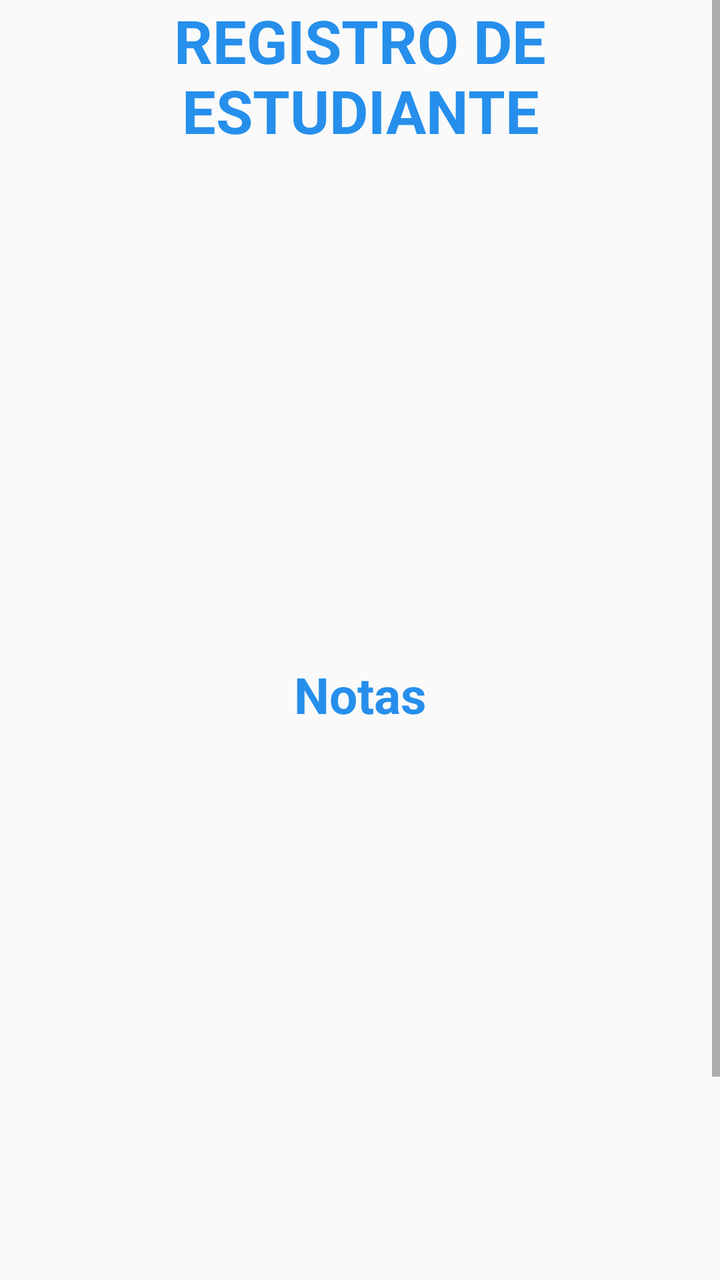
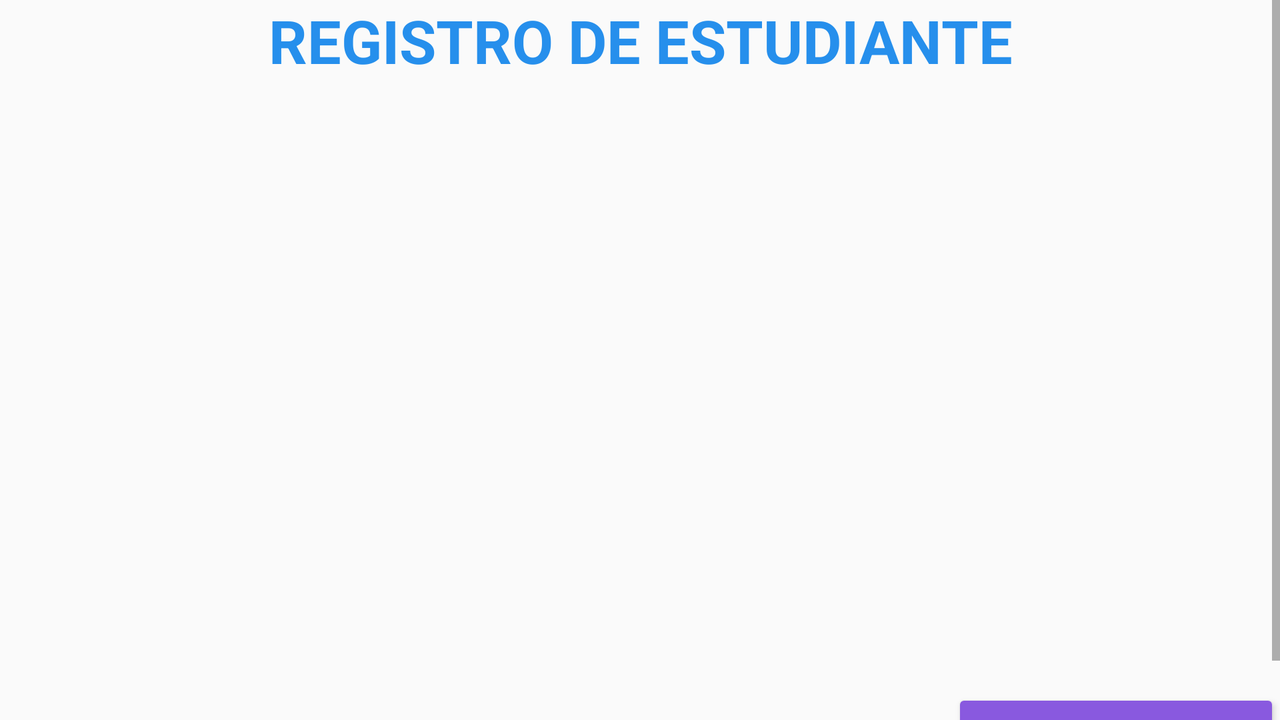

First picture: res/layout/ on a phone held upright. Second picture: the repository's own variant of that layout, on a device whose configuration matches the variant's folder. Source for both follows.
<!-- AndroidManifest.xml: application theme Theme.Saltamontes -->
<!-- res/layout/activity_resultados.xml -->
<?xml version="1.0" encoding="utf-8"?>
<LinearLayout xmlns:android="http://schemas.android.com/apk/res/android"
    xmlns:app="http://schemas.android.com/apk/res-auto"
    xmlns:tools="http://schemas.android.com/tools"
    android:layout_width="match_parent"
    android:layout_height="match_parent"
    android:orientation="vertical"
    tools:context=".ResultadosActivity">

    <ScrollView
        android:layout_width="match_parent"
        android:layout_height="match_parent">

        <LinearLayout
            android:layout_width="match_parent"
            android:layout_height="match_parent"
            android:orientation="vertical">

            <TextView
                android:id="@+id/textView"
                android:layout_width="match_parent"
                android:layout_height="wrap_content"
                android:text="REGISTRO DE ESTUDIANTE"
                android:textAlignment="center"
                android:textColor="#268FEC"
                android:textSize="30dp"
                android:textStyle="bold" />
            <TextView
                android:id="@+id/mostrarNombre"
                android:layout_marginTop="20dp"
                android:layout_width="match_parent"
                android:layout_height="wrap_content"
                android:text=""
                android:textAlignment="center"
                android:textSize="20dp"
                android:textStyle="bold"
                />

            <TextView
                android:id="@+id/mostrarDocumento"
                android:layout_marginTop="20dp"
                android:layout_width="match_parent"
                android:layout_height="wrap_content"
                android:text=""
                android:textAlignment="center"
                android:textSize="20dp"
                android:textStyle="bold"
                />

            <TextView
                android:id="@+id/mostrarTelefono"
                android:layout_marginTop="20dp"
                android:layout_width="match_parent"
                android:layout_height="wrap_content"
                android:text=""
                android:textAlignment="center"
                android:textSize="20dp"
                android:textStyle="bold"
                />

            <TextView
                android:id="@+id/mostrarEdad"
                android:layout_marginTop="20dp"
                android:layout_width="match_parent"
                android:layout_height="wrap_content"
                android:text=""
                android:textAlignment="center"
                android:textSize="20dp"
                android:textStyle="bold"
                />

            <TextView
                android:id="@+id/mostrarDireccion"
                android:layout_marginTop="20dp"
                android:layout_width="match_parent"
                android:layout_height="wrap_content"
                android:text=""
                android:textAlignment="center"
                android:textSize="20dp"
                android:textStyle="bold"
                />

            <TextView
                android:id="@+id/textNotas"
                android:layout_width="match_parent"
                android:layout_height="wrap_content"
                android:layout_marginTop="20dp"
                android:layout_marginBottom="20dp"
                android:text="@string/Notas"
                android:textAlignment="center"
                android:textColor="#268FEC"
                android:textSize="25dp"
                android:textStyle="bold" />

            <LinearLayout
                android:layout_width="match_parent"
                android:layout_height="wrap_content"
                android:orientation="horizontal"
                android:layout_marginBottom="20dp">

                <TextView
                    android:id="@+id/mostrarMateria1"
                    android:layout_width="wrap_content"
                    android:layout_height="wrap_content"
                    android:layout_weight="1"
                    android:text=""
                    android:textAlignment="center"
                    android:textSize="20dp"
                    android:textStyle="bold" />

                <TextView
                    android:id="@+id/mostrarNota1"
                    android:layout_width="wrap_content"
                    android:layout_height="wrap_content"
                    android:layout_weight="1"
                    android:textAlignment="center"
                    android:textSize="20dp"
                    android:textStyle="bold" />
            </LinearLayout>
            <LinearLayout
                android:layout_width="match_parent"
                android:layout_height="wrap_content"
                android:orientation="horizontal"
                android:layout_marginBottom="20dp">

                <TextView
                    android:id="@+id/mostrarMateria2"
                    android:layout_width="wrap_content"
                    android:layout_height="wrap_content"
                    android:layout_weight="1"
                    android:text=""
                    android:textAlignment="center"
                    android:textSize="20dp"
                    android:textStyle="bold" />

                <TextView
                    android:id="@+id/mostrarNota2"
                    android:layout_width="wrap_content"
                    android:layout_height="wrap_content"
                    android:layout_weight="1"
                    android:textAlignment="center"
                    android:textSize="20dp"
                    android:textStyle="bold" />
            </LinearLayout>
            <LinearLayout
                android:layout_width="match_parent"
                android:layout_height="wrap_content"
                android:orientation="horizontal"
                android:layout_marginBottom="20dp">

                <TextView
                    android:id="@+id/mostrarMateria3"
                    android:layout_width="wrap_content"
                    android:layout_height="wrap_content"
                    android:layout_weight="1"
                    android:text=""
                    android:textAlignment="center"
                    android:textSize="20dp"
                    android:textStyle="bold" />

                <TextView
                    android:id="@+id/mostrarNota3"
                    android:layout_width="wrap_content"
                    android:layout_height="wrap_content"
                    android:layout_weight="1"
                    android:textAlignment="center"
                    android:textSize="20dp"
                    android:textStyle="bold" />
            </LinearLayout>
            <LinearLayout
                android:layout_width="match_parent"
                android:layout_height="wrap_content"
                android:orientation="horizontal"
                android:layout_marginBottom="20dp">

                <TextView
                    android:id="@+id/mostrarMateria4"
                    android:layout_width="wrap_content"
                    android:layout_height="wrap_content"
                    android:layout_weight="1"
                    android:text=""
                    android:textAlignment="center"
                    android:textSize="20dp"
                    android:textStyle="bold" />

                <TextView
                    android:id="@+id/mostrarNota4"
                    android:layout_width="wrap_content"
                    android:layout_height="wrap_content"
                    android:layout_weight="1"
                    android:textAlignment="center"
                    android:textSize="20dp"
                    android:textStyle="bold" />
            </LinearLayout>
            <LinearLayout
                android:layout_width="match_parent"
                android:layout_height="wrap_content"
                android:orientation="horizontal"
                android:layout_marginBottom="20dp">

                <TextView
                    android:id="@+id/mostrarMateria5"
                    android:layout_width="wrap_content"
                    android:layout_height="wrap_content"
                    android:layout_weight="1"
                    android:text=""
                    android:textAlignment="center"
                    android:textSize="20dp"
                    android:textStyle="bold" />

                <TextView
                    android:id="@+id/mostrarNota5"
                    android:layout_width="wrap_content"
                    android:layout_height="wrap_content"
                    android:layout_weight="1"
                    android:textAlignment="center"
                    android:textSize="20dp"
                    android:textStyle="bold" />
            </LinearLayout>

            <TextView
                android:id="@+id/mostrarPromedio"
                android:layout_width="match_parent"
                android:layout_height="wrap_content"
                android:layout_marginTop="20dp"
                android:text=""
                android:textAlignment="center"
                android:textSize="20dp"
                android:textStyle="bold" />

            <TextView
                android:id="@+id/mostrarResultado"
                android:layout_marginTop="20dp"
                android:layout_width="match_parent"
                android:layout_height="wrap_content"
                android:text=""
                android:textAlignment="center"
                android:textSize="20dp"
                android:textStyle="bold"
                />

            <Button
                android:id="@+id/btn_salirRes"
                android:layout_width="180dp"
                android:layout_height="wrap_content"
                android:layout_gravity="end"
                android:backgroundTint="#8959DF"
                android:text="Salir" />
        </LinearLayout>
    </ScrollView>

</LinearLayout>
<!-- resources referenced by this layout -->
<resources>
  <string name="Notas">Notas</string>
  <style name="Theme.Saltamontes" parent="Theme.AppCompat.Light.NoActionBar">
          
          <item name="colorPrimary">@color/purple_500</item>
          <item name="colorPrimaryVariant">@color/purple_700</item>
          <item name="colorOnPrimary">@color/white</item>
          
          <item name="colorSecondary">@color/teal_200</item>
          <item name="colorSecondaryVariant">@color/teal_700</item>
          <item name="colorOnSecondary">@color/black</item>
          
          <item name="android:statusBarColor" tools:targetApi="l">?attr/colorPrimaryVariant</item>
          
      </style>
  <color name="purple_500">#00C853</color>
  <color name="purple_700">#02913E</color>
  <color name="white">#FFFFFFFF</color>
  <color name="teal_200">#64DD17</color>
  <color name="teal_700">#FF018786</color>
  <color name="black">#FF000000</color>
</resources>
<!-- res/layout-land/activity_resultados.xml (the repository's variant of the layout above) -->
<!-- drawn on the phone turned sideways -->
<?xml version="1.0" encoding="utf-8"?>
<LinearLayout xmlns:android="http://schemas.android.com/apk/res/android"
    xmlns:app="http://schemas.android.com/apk/res-auto"
    xmlns:tools="http://schemas.android.com/tools"
    android:layout_width="match_parent"
    android:layout_height="match_parent"
    android:orientation="vertical"
    tools:context=".ResultadosActivity">

    <ScrollView
        android:layout_width="match_parent"
        android:layout_height="match_parent">

        <LinearLayout
            android:layout_width="match_parent"
            android:layout_height="match_parent"
            android:orientation="vertical">

            <TextView
                android:id="@+id/textView"
                android:layout_width="match_parent"
                android:layout_height="wrap_content"
                android:text="REGISTRO DE ESTUDIANTE"
                android:textAlignment="center"
                android:textColor="#268FEC"
                android:textSize="30dp"
                android:textStyle="bold" />

            <LinearLayout
                android:layout_width="match_parent"
                android:layout_height="wrap_content"
                android:orientation="horizontal">

                <TextView
                    android:id="@+id/mostrarNombre"
                    android:layout_width="238dp"
                    android:layout_height="wrap_content"
                    android:layout_marginTop="20dp"
                    android:text=""
                    android:textAlignment="center"
                    android:textSize="20dp"
                    android:textStyle="bold" />

                <TextView
                    android:id="@+id/mostrarDocumento"
                    android:layout_width="265dp"
                    android:layout_height="wrap_content"
                    android:layout_marginTop="20dp"
                    android:text=""
                    android:textAlignment="center"
                    android:textSize="20dp"
                    android:textStyle="bold" />

                <TextView
                    android:id="@+id/mostrarTelefono"
                    android:layout_width="226dp"
                    android:layout_height="wrap_content"
                    android:layout_marginTop="20dp"
                    android:text=""
                    android:textAlignment="center"
                    android:textSize="20dp"
                    android:textStyle="bold" />
            </LinearLayout>

            <LinearLayout
                android:layout_width="match_parent"
                android:layout_height="wrap_content"
                android:orientation="horizontal">

                <TextView
                    android:id="@+id/mostrarEdad"
                    android:layout_width="363dp"
                    android:layout_height="wrap_content"
                    android:layout_marginTop="20dp"
                    android:text=""
                    android:textAlignment="center"
                    android:textSize="20dp"
                    android:textStyle="bold" />

                <TextView
                    android:id="@+id/mostrarDireccion"
                    android:layout_width="363dp"
                    android:layout_height="wrap_content"
                    android:layout_marginTop="20dp"
                    android:text=""
                    android:textAlignment="center"
                    android:textSize="20dp"
                    android:textStyle="bold" />
            </LinearLayout>


            <LinearLayout
                android:layout_width="match_parent"
                android:layout_height="wrap_content"
                android:orientation="horizontal"
                android:layout_marginBottom="8dp">

                <TextView
                    android:id="@+id/mostrarMateria1"
                    android:layout_width="wrap_content"
                    android:layout_height="wrap_content"
                    android:layout_weight="1"
                    android:text=""
                    android:textAlignment="center"
                    android:textSize="20dp"
                    android:textStyle="bold" />

                <TextView
                    android:id="@+id/mostrarNota1"
                    android:layout_width="wrap_content"
                    android:layout_height="wrap_content"
                    android:layout_weight="1"
                    android:textAlignment="center"
                    android:textSize="20dp"
                    android:textStyle="bold" />
            </LinearLayout>
            <LinearLayout
                android:layout_width="match_parent"
                android:layout_height="wrap_content"
                android:orientation="horizontal"
                android:layout_marginBottom="8dp">

                <TextView
                    android:id="@+id/mostrarMateria2"
                    android:layout_width="wrap_content"
                    android:layout_height="wrap_content"
                    android:layout_weight="1"
                    android:text=""
                    android:textAlignment="center"
                    android:textSize="20dp"
                    android:textStyle="bold" />

                <TextView
                    android:id="@+id/mostrarNota2"
                    android:layout_width="wrap_content"
                    android:layout_height="wrap_content"
                    android:layout_weight="1"
                    android:textAlignment="center"
                    android:textSize="20dp"
                    android:textStyle="bold" />
            </LinearLayout>
            <LinearLayout
                android:layout_width="match_parent"
                android:layout_height="wrap_content"
                android:orientation="horizontal"
                android:layout_marginBottom="8dp">

                <TextView
                    android:id="@+id/mostrarMateria3"
                    android:layout_width="wrap_content"
                    android:layout_height="wrap_content"
                    android:layout_weight="1"
                    android:text=""
                    android:textAlignment="center"
                    android:textSize="20dp"
                    android:textStyle="bold" />

                <TextView
                    android:id="@+id/mostrarNota3"
                    android:layout_width="wrap_content"
                    android:layout_height="wrap_content"
                    android:layout_weight="1"
                    android:textAlignment="center"
                    android:textSize="20dp"
                    android:textStyle="bold" />
            </LinearLayout>
            <LinearLayout
                android:layout_width="match_parent"
                android:layout_height="wrap_content"
                android:orientation="horizontal"
                android:layout_marginBottom="8dp">

                <TextView
                    android:id="@+id/mostrarMateria4"
                    android:layout_width="wrap_content"
                    android:layout_height="wrap_content"
                    android:layout_weight="1"
                    android:text=""
                    android:textAlignment="center"
                    android:textSize="20dp"
                    android:textStyle="bold" />

                <TextView
                    android:id="@+id/mostrarNota4"
                    android:layout_width="wrap_content"
                    android:layout_height="wrap_content"
                    android:layout_weight="1"
                    android:textAlignment="center"
                    android:textSize="20dp"
                    android:textStyle="bold" />
            </LinearLayout>
            <LinearLayout
                android:layout_width="match_parent"
                android:layout_height="wrap_content"
                android:orientation="horizontal"
                android:layout_marginBottom="8dp">

                <TextView
                    android:id="@+id/mostrarMateria5"
                    android:layout_width="wrap_content"
                    android:layout_height="wrap_content"
                    android:layout_weight="1"
                    android:text=""
                    android:textAlignment="center"
                    android:textSize="20dp"
                    android:textStyle="bold" />

                <TextView
                    android:id="@+id/mostrarNota5"
                    android:layout_width="wrap_content"
                    android:layout_height="wrap_content"
                    android:layout_weight="1"
                    android:textAlignment="center"
                    android:textSize="20dp"
                    android:textStyle="bold" />
            </LinearLayout>

            <LinearLayout
                android:layout_width="match_parent"
                android:layout_height="wrap_content"
                android:orientation="horizontal"
                android:layout_marginBottom="8dp">

                <TextView
                    android:id="@+id/mostrarPromedio"
                    android:layout_width="363dp"
                    android:layout_height="wrap_content"
                    android:text=""
                    android:textAlignment="center"
                    android:textSize="20dp"
                    android:textStyle="bold" />

                <TextView
                    android:id="@+id/mostrarResultado"
                    android:layout_width="match_parent"
                    android:layout_height="match_parent"
                    android:text=""
                    android:textAlignment="center"
                    android:textSize="20dp"
                    android:textStyle="bold"
                    />
            </LinearLayout>

            <Button
                android:id="@+id/btn_salirRes"
                android:layout_width="164dp"
                android:layout_height="wrap_content"
                android:layout_gravity="end"
                android:backgroundTint="#8959DF"
                android:text="Salir" />

        </LinearLayout>

    </ScrollView>

</LinearLayout>
<!-- resources referenced by the variant -->
<!-- as the phone turned sideways resolves them -->
<resources>
  <style name="Theme.Saltamontes" parent="Theme.AppCompat.Light.NoActionBar">
          
          <item name="colorPrimary">@color/purple_500</item>
          <item name="colorPrimaryVariant">@color/purple_700</item>
          <item name="colorOnPrimary">@color/white</item>
          
          <item name="colorSecondary">@color/teal_200</item>
          <item name="colorSecondaryVariant">@color/teal_700</item>
          <item name="colorOnSecondary">@color/black</item>
          
          <item name="android:statusBarColor" tools:targetApi="l">?attr/colorPrimaryVariant</item>
          
      </style>
  <color name="purple_500">#00C853</color>
  <color name="purple_700">#02913E</color>
  <color name="white">#FFFFFFFF</color>
  <color name="teal_200">#64DD17</color>
  <color name="teal_700">#FF018786</color>
  <color name="black">#FF000000</color>
</resources>
